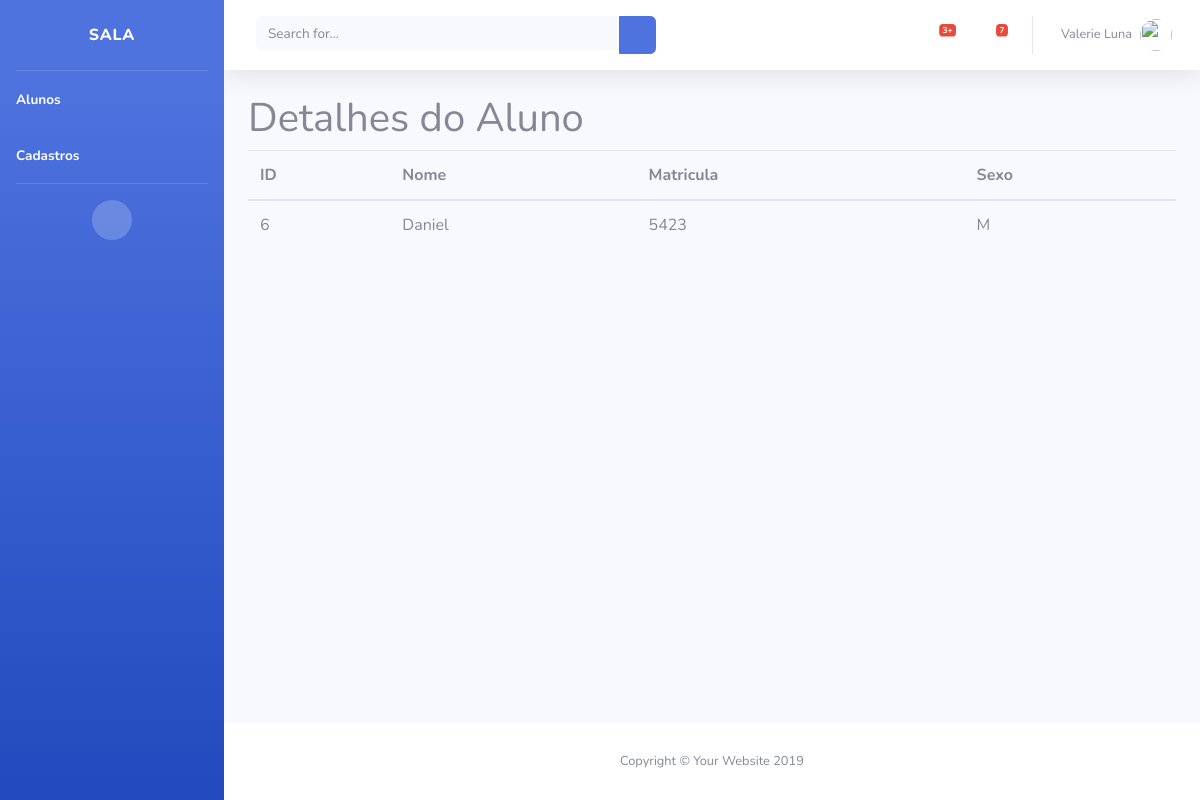
Before: /aula/aluno/show/6 with the older database file.
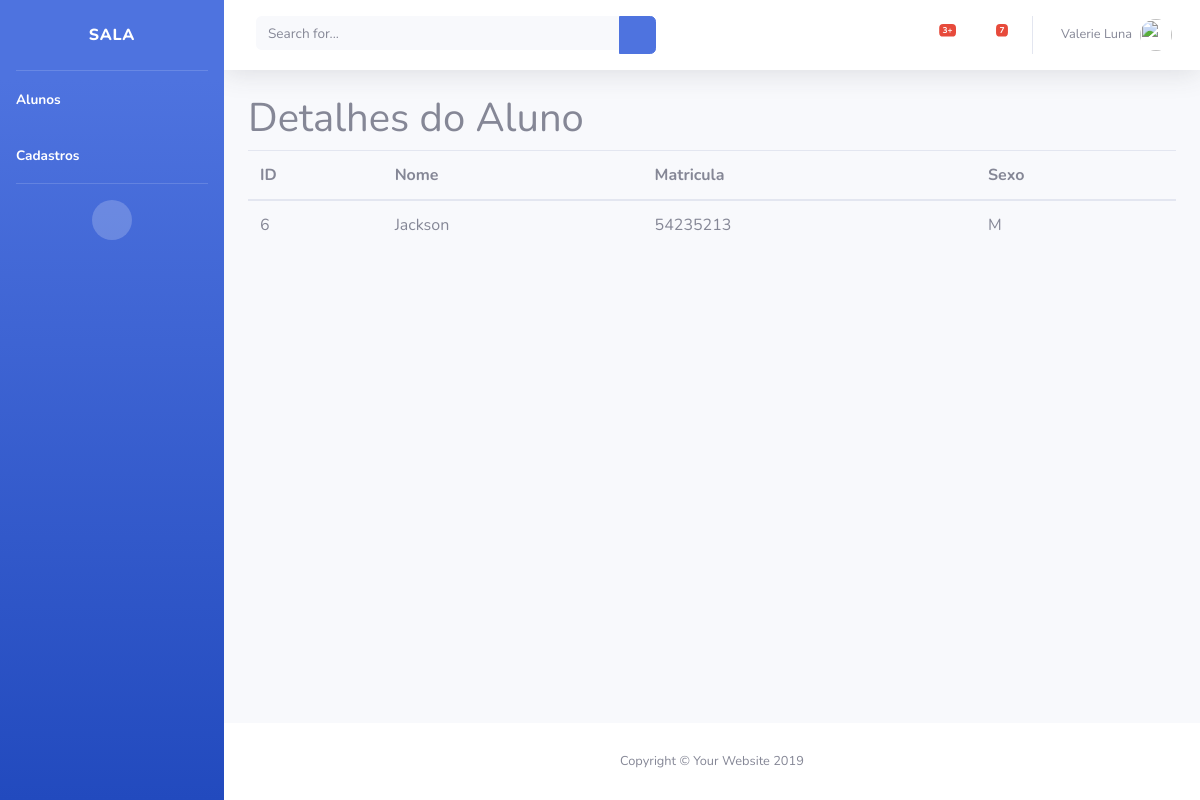
After: the same page with the newer database file.
### aula/models.py (models this page shows, shortened)
class Aluno(models.Model):
    nome = models.CharField(max_length=50)
    matricula = models.IntegerField()
    sexo = models.CharField(max_length=1)

### aula/views.py (the view)
# urls.py: path('aluno/show/<int:id>', views.aluno_show),
def aluno_show(request,id):
    aluno = Aluno.objects.get(pk=id)
    return render(request, 'aluno/show.html',{'aluno':aluno})

### aula/templates/aluno/show.html
{% extends 'base.html' %}
{% block conteudo %}
<h1>Detalhes do Aluno</h1>
<table class="table">
    <thead>
        <tr>
            <th>ID</th>
            <th>Nome</th>
            <th>Matricula</th>
            <th>Sexo</th>
        </tr>
    </thead>
    <tbody>
            <tr>
                <td>{{aluno.id}}</td>
                <td>{{aluno.nome}}</td>
                <td>{{aluno.matricula}}</td>
                <td>{{aluno.sexo}}</td>
            </tr>
    </tbody>
</table>
{% endblock %}

Changed rows visible on the page:
changed Aluno id 6: nome "Daniel" → "Jackson"; matricula "5423" → "54235213"
